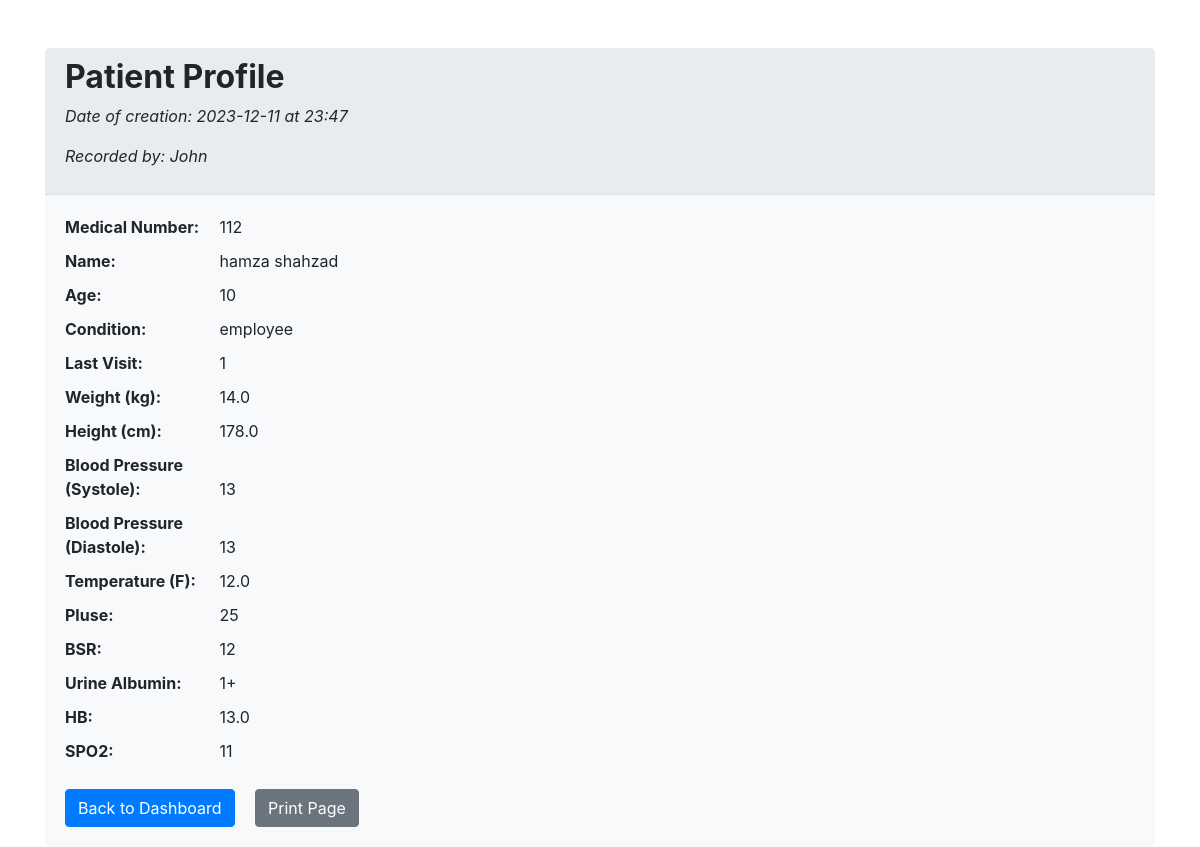
The app's page /nurse/patients/112 (signed in) with its own data.
### app.py (models this page shows)
class Patient(db.Model):
    __tablename__ = 'patients'
    id = db.Column(db.Integer, primary_key=True, autoincrement=True)
    medical_record_number = db.Column(db.String(100), nullable=False, primary_key=True)
    patient_name = db.Column(db.String(100), nullable=False)
    patient_cnic = db.Column(db.String(100), nullable=False)
    patient_age = db.Column(db.Integer, nullable=False)
    patient_type = db.Column(db.String(100), nullable=False)
    visit_number = db.Column(db.Integer, nullable=False, default=1)
    weight_kg = db.Column(db.Float)
    height_cm = db.Column(db.Float)
    b_bp_sys = db.Column(db.Integer)
    b_bp_dia = db.Column(db.Integer)
    temperature = db.Column(db.Float)
    pulse = db.Column(db.Integer)
    bsr = db.Column(db.Integer)
    urine_albumin = db.Column(db.String(100))
    hb = db.Column(db.Float)
    spO2 = db.Column(db.Integer)
    created_at = db.Column(db.DateTime, default=datetime.datetime.utcnow)
    bmi = db.Column(db.Float)
    @property
    def bmi(self):
        if self.weight_kg and self.height_cm:
            return round(self.weight_kg / ((self.height_cm / 100) ** 2), 2)
        return None
    @bmi.setter
    def bmi(self, bmi):
        self.bmi = bmi

### app.py (the view)
@app.route('/nurse/patients/<int:medical_record_number>')
@login_required
def nurse_patient(medical_record_number):
    patient = Patient.query.filter_by(medical_record_number=medical_record_number).first()
    date = patient.created_at.date()
    time = patient.created_at.time().isoformat(timespec='minutes')
    mr_num = patient.medical_record_number
    nurse_name = User.query.filter_by(employee_code=session['employee_code']).first()
    nurse_name = nurse_name.full_name.split(' ')[0].capitalize()
    return render_template('patient.html', patient=patient, date=date, time=time, mr_num=mr_num, nurse_name=nurse_name)

### app.py (called while the page is built)
@login_manager.user_loader
def load_user(user_id):
    return User.query.get(int(user_id))

### nurse/patient.html (shortened to what this page needs)
<!DOCTYPE html>
<html lang="en">
<head>
    <link href="https://stackpath.bootstrapcdn.com/bootstrap/4.5.2/css/bootstrap.min.css" rel="stylesheet">
</head>
<body>
    <div class="container mt-5">
        <div class="patient-details-container">
            <div class="detail-header">
                <h2><b>Patient Profile</b></h2>
                <p><em>Date of creation: {{ date }} at {{ time }}</em></p>
                <p><em>Recorded by: {{ nurse_name }}</em></p>
            </div>
            <div class="detail-item">
                <strong>Medical Number:</strong> <span>{{ patient.medical_record_number }}</span>
            </div>
            <div class="detail-item">
                <strong>Name:</strong> <span>{{ patient.patient_name }}</span>
            </div>
            <div class="detail-item">
                <strong>Age:</strong> <span>{{ patient.patient_age }}</span>
            </div>
            <div class="detail-item">
                <strong>Condition:</strong> <span>{{ patient.patient_type }}</span>
            </div>
            <div class="detail-item">
                <strong>Last Visit:</strong> <span>{{ patient.visit_number }}</span>
            </div>
            <div class="detail-item">
                <strong>Weight (kg):</strong> <span>{{ patient.weight_kg }}</span>
            </div>
            <div class="detail-item">
                <strong>Height (cm):</strong> <span>{{ patient.height_cm }}</span>
            </div>
            <div class="detail-item">
                <strong>Blood Pressure (Systole):</strong> <span>{{ patient.b_bp_sys }}</span>
            </div>
            <div class="detail-item">
                <strong>Blood Pressure (Diastole):</strong> <span>{{ patient.b_bp_dia }}</span>
            </div>
            <div class="detail-item">
                <strong>Temperature (F):</strong> <span>{{ patient.temperature }}</span>
            </div>
            <div class="detail-item">
                <strong>Pluse:</strong> <span>{{ patient.pulse }}</span>
            </div>
            <div class="detail-item">
                <strong>BSR:</strong> <span>{{ patient.bsr }}</span>
            </div>
            <div class="detail-item">
                <strong>Urine Albumin:</strong> <span>{{ patient.urine_albumin }}</span>
            </div>
            <div class="detail-item">
                <strong>HB:</strong> <span>{{ patient.hb }}</span>
            </div>
            <div class="detail-item">
                <strong>SPO2:</strong> <span>{{ patient.spO2 }}</span>
            </div>
            <a href="{{ url_for('nurse_dashboard') }}" class="btn btn-primary mt-3 no-print">Back to Dashboard</a>
            <a href="{{ url_for('nurse_download', medical_record_number=patient.medical_record_number) }}" class="btn btn-secondary mt-3 ml-3 no-print">Print Page</a>
        </div>
    </div>
</body>
</html>

### nurse/patient.html (style rules this page uses)
.patient-details-container { background-color: #f8f9fa; border-radius: 5px; padding: 20px; margin-top: 20px; }
.detail-header { background-color: #e9ecef; border-radius: 5px 5px 0 0; padding: 10px 20px; margin: -20px -20px 20px; border-bottom: 1px solid #dee2e6; }
.detail-item { margin-bottom: 10px; }
.detail-item strong { width: 150px; display: inline-block; }

### records on screen
Patient: medical_record_number "112", patient_name "hamza shahzad", patient_age "10", patient_type "employee", visit_number "1", weight_kg "14.0", height_cm "178.0", b_bp_sys "13", b_bp_dia "13", temperature "12.0", pulse "25", bsr "12", urine_albumin "1+", hb "13.0", spO2 "11"

### other values on screen
{{ date }} "2023-12-11"
{{ time }} "23:47"
{{ nurse_name }} "John"
